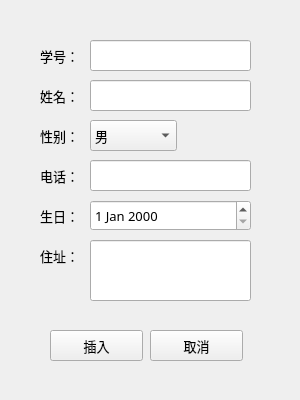
<?xml version="1.0" encoding="UTF-8"?>
<ui version="4.0">
 <class>insertWidget</class>
 <widget class="QWidget" name="insertWidget">
  <property name="geometry">
   <rect>
    <x>0</x>
    <y>0</y>
    <width>300</width>
    <height>400</height>
   </rect>
  </property>
  <property name="font">
   <font>
    <family>微软雅黑 Light</family>
    <pointsize>10</pointsize>
   </font>
  </property>
  <property name="windowTitle">
   <string>插入窗口</string>
  </property>
  <widget class="QLineEdit" name="lineEditAddress">
   <property name="geometry">
    <rect>
     <x>90</x>
     <y>240</y>
     <width>161</width>
     <height>61</height>
    </rect>
   </property>
   <property name="font">
    <font>
     <family>微软雅黑 Light</family>
     <pointsize>10</pointsize>
    </font>
   </property>
  </widget>
  <widget class="QLineEdit" name="lineEditID">
   <property name="geometry">
    <rect>
     <x>90</x>
     <y>40</y>
     <width>161</width>
     <height>31</height>
    </rect>
   </property>
   <property name="font">
    <font>
     <family>微软雅黑 Light</family>
     <pointsize>10</pointsize>
    </font>
   </property>
  </widget>
  <widget class="QLabel" name="label_2">
   <property name="geometry">
    <rect>
     <x>40</x>
     <y>80</y>
     <width>51</width>
     <height>31</height>
    </rect>
   </property>
   <property name="text">
    <string>姓名：</string>
   </property>
  </widget>
  <widget class="QLineEdit" name="lineEditName">
   <property name="geometry">
    <rect>
     <x>90</x>
     <y>80</y>
     <width>161</width>
     <height>31</height>
    </rect>
   </property>
   <property name="font">
    <font>
     <family>微软雅黑 Light</family>
     <pointsize>10</pointsize>
    </font>
   </property>
  </widget>
  <widget class="QComboBox" name="comboBoxSex">
   <property name="geometry">
    <rect>
     <x>90</x>
     <y>120</y>
     <width>87</width>
     <height>31</height>
    </rect>
   </property>
   <item>
    <property name="text">
     <string>男</string>
    </property>
   </item>
   <item>
    <property name="text">
     <string>女</string>
    </property>
   </item>
  </widget>
  <widget class="QPushButton" name="pushButtonCancel">
   <property name="geometry">
    <rect>
     <x>150</x>
     <y>330</y>
     <width>93</width>
     <height>31</height>
    </rect>
   </property>
   <property name="text">
    <string>取消</string>
   </property>
  </widget>
  <widget class="QLabel" name="label_5">
   <property name="geometry">
    <rect>
     <x>40</x>
     <y>200</y>
     <width>51</width>
     <height>31</height>
    </rect>
   </property>
   <property name="text">
    <string>生日：</string>
   </property>
  </widget>
  <widget class="QDateEdit" name="dateEditBirth">
   <property name="geometry">
    <rect>
     <x>90</x>
     <y>200</y>
     <width>161</width>
     <height>31</height>
    </rect>
   </property>
  </widget>
  <widget class="QLabel" name="label_3">
   <property name="geometry">
    <rect>
     <x>40</x>
     <y>120</y>
     <width>51</width>
     <height>31</height>
    </rect>
   </property>
   <property name="text">
    <string>性别：</string>
   </property>
  </widget>
  <widget class="QPushButton" name="pushButtonInsert">
   <property name="geometry">
    <rect>
     <x>50</x>
     <y>330</y>
     <width>93</width>
     <height>31</height>
    </rect>
   </property>
   <property name="text">
    <string>插入</string>
   </property>
  </widget>
  <widget class="QLabel" name="label_6">
   <property name="geometry">
    <rect>
     <x>40</x>
     <y>240</y>
     <width>51</width>
     <height>31</height>
    </rect>
   </property>
   <property name="text">
    <string>住址：</string>
   </property>
  </widget>
  <widget class="QLineEdit" name="lineEditTel">
   <property name="geometry">
    <rect>
     <x>90</x>
     <y>160</y>
     <width>161</width>
     <height>31</height>
    </rect>
   </property>
   <property name="font">
    <font>
     <family>微软雅黑 Light</family>
     <pointsize>10</pointsize>
    </font>
   </property>
  </widget>
  <widget class="QLabel" name="label_4">
   <property name="geometry">
    <rect>
     <x>40</x>
     <y>160</y>
     <width>51</width>
     <height>31</height>
    </rect>
   </property>
   <property name="text">
    <string>电话：</string>
   </property>
  </widget>
  <widget class="QLabel" name="label">
   <property name="geometry">
    <rect>
     <x>40</x>
     <y>40</y>
     <width>51</width>
     <height>31</height>
    </rect>
   </property>
   <property name="text">
    <string>学号：</string>
   </property>
  </widget>
 </widget>
 <resources/>
 <connections/>
</ui>
